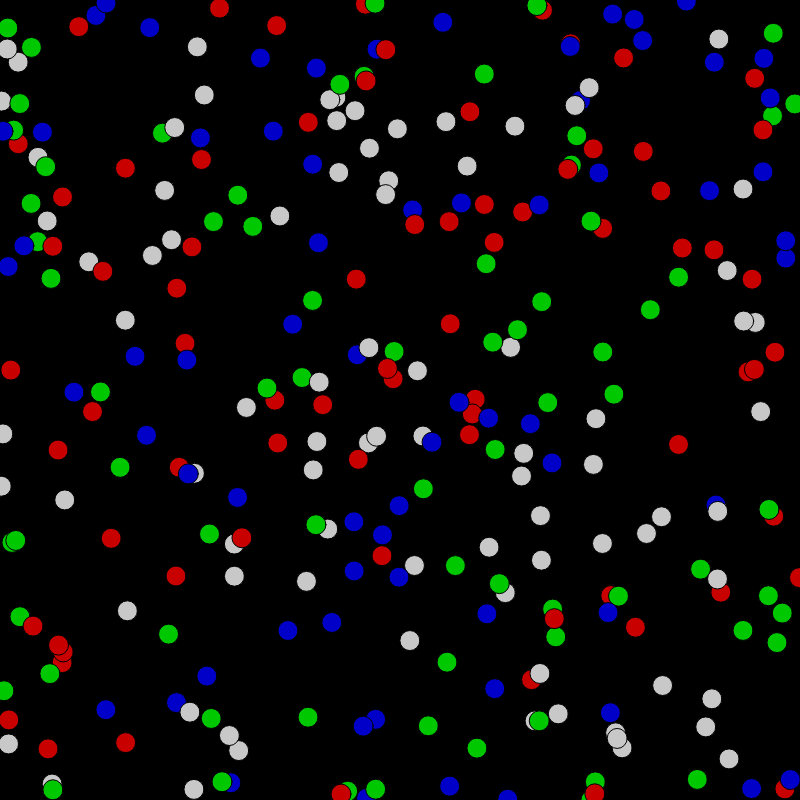
Frame 1 (no input)
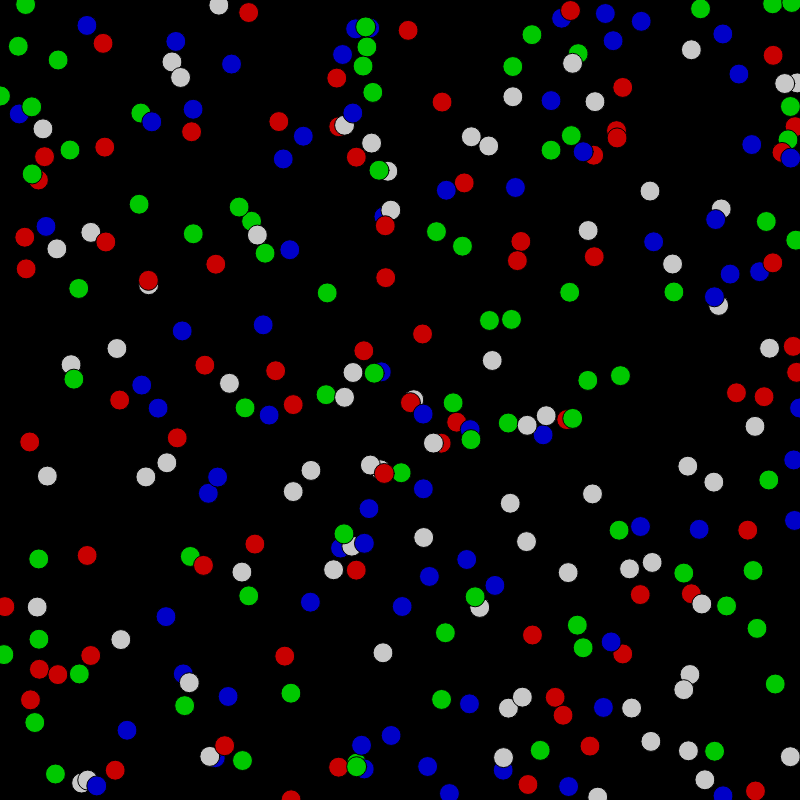
Frame 60 (no input)
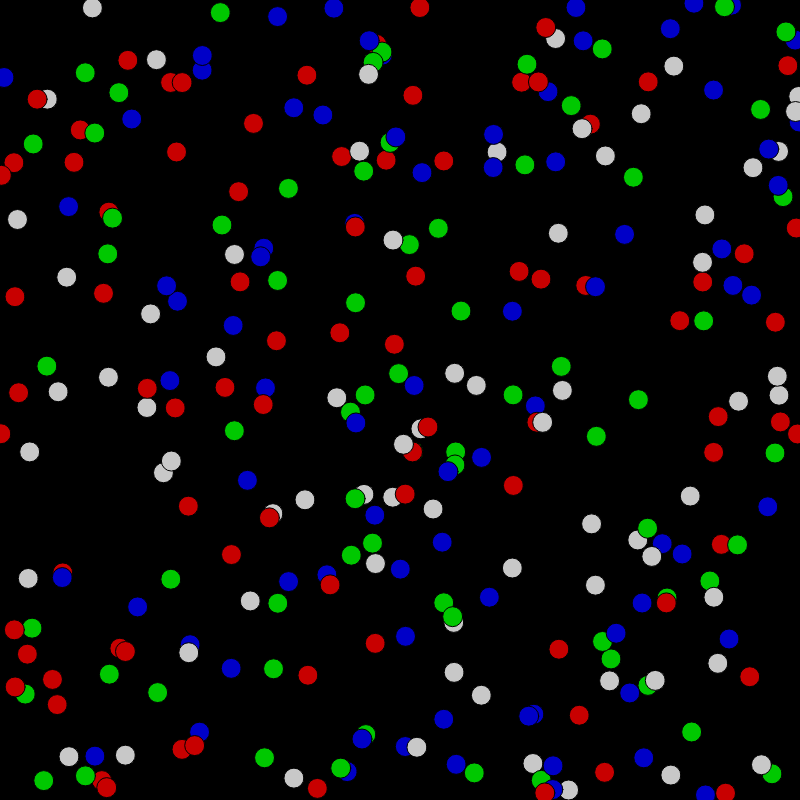
Frame 120 (the mouse pressed at the canvas centre since frame 60)

The p5.js sketch that drew these frames (run headless with seeded random() and noise() and a simulated clock; from frame 60 on, the mouse is pressed at the canvas centre):

// p5.js sketch
// ── sketch.js
//can be altered before
const dimension = 800;


var types = ["R", "G", "B", "W"]; //types
var rArry = [200, 0, 0, 200];
var gArry = [0, 200, 0, 200];
var bArry = [0, 0, 200, 200];

var numAnts = 300; //amount of ants on the screen
var sizeA = 20; //size of ants
var delta_t = .5; //movement speed
var tolerance = 2; //tolerance for variance
var distA = 36; //distance for interactions
var inter = 4; //seconds

//can not be altered
var ants = [];
var current = [];
function setup() {//initialize
  checkVar();
	createCanvas(dimension, dimension);
	for (i = 0; i < numAnts; i++) {
		ants[i] = new ant();
	}
}

function draw() {
	background(0);
  types.forEach((type,index) => current[index]=0);
  checkVar();
  ants.forEach((ant) =>{
    ant.check();
    ant.update();
    ant.show();
    types.forEach((type,index) =>{
      if (types[index] == ant.type) {
        current[index]++;
      }
    })
  });
}

function printAnts() {
  types.forEach((type,index) => console.log(type + ": " + current[index] + "\t%: " + current[index] / numAnts));
}

function addColor(color,r,g,b){
  if(isNaN(r)||isNaN(g)||isNaN(b)){
    return;
  }
  append(types,str(color));
  append(rArry,r);
  append(gArry,g);
  append(bArry,b);
}

function changeNumAnts(newNum){
  if(newNum<0){
    return;
  }
  if(newNum>ants.length){
    while (newNum > ants.length) {
      append(ants, new ant());
    }
  }
  else{
    ants.splice(newNum,ants.length);
  }
}

function checkVar() {
	if (sizeA <= 0) {
		sizeA = 20;
	}
	if (distA <= 0) {
		distA = 6;
	}
	if (inter <= 0) {
		inter = 4;
	}
	if (tolerance < 0) {
		tolerance = 1;
	}
}

// ── ant.js
function ant() {
	this.x = random(0, dimension);
	this.y = random(0, dimension);
	this.dir = random(0, 2 * PI);
	this.type = types[round(random(-.49, types.length - .51))];
	this.time = random(0, inter * 1000) + millis();
	this.colors = [];
	this.interactions = [];
	types.forEach((type, index) => this.colors[index] = 0);

	this.show = function() {
		types.forEach((type, index) => {
			if (this.type == type) {
				fill(rArry[index], gArry[index], bArry[index]);
			}
		});
		ellipseMode(CENTER);
		ellipse(this.x, this.y, sizeA, sizeA);
	}
	this.update = function() {
		if (millis() > this.time) {
			var tempType;
			var tempVal;
			var arry = [];

			types.forEach((type, index) => arry[index] = type); //copy array

			this.dir = random(0, 2 * PI);
			this.time = millis() + random(0, inter * 1000);
			for (i = 0; i < types.length - 1; i++) { //sort high to low
				for (var j = 0; j < types.length - i - 1; j++) {
					if (this.colors[j] < this.colors[j + 1]) {
						tempVal = this.colors[j];
						tempType = arry[j];

						this.colors[j] = this.colors[j + 1];
						arry[j] = arry[j + 1];

						this.colors[j + 1] = tempVal;
						arry[j + 1] = tempType;
					}
				}
			}
			if (this.colors[0] > this.colors[types.length - 1] + tolerance) { //if need to change
				var maxVals = 1;
				var minVals = types.length - 2;
				while (this.colors[0] - this.colors[maxVals] <= tolerance) {
					maxVals++;
				}
				while (this.colors[minVals] - this.colors[types.length - 1] <= tolerance) {
					minVals--;
				}
				for (var i = 0; i < maxVals; i++) {
					if (arry[i] == this.type) {
						this.type = arry[round(random(minVals, types.length - .51))];
					}
				}
			}
			this.interactions.splice(0, this.interactions.length); //empty the array
			types.forEach((type, index) => this.colors[index] = 0);
		}
		this.x += cos(this.dir) * delta_t; //update position
		this.y += sin(this.dir) * delta_t;
		if (this.x > dimension) { //constrain movement
			this.x -= dimension;
		} else if (this.x < 0) {
			this.x += dimension;
		}
		if (this.y > dimension) {
			this.y -= dimension;
		} else if (this.y < 0) {
			this.y += dimension;
		}
	}
	this.check = function() {
		ants.forEach((ant, indexAnt) => {
				if (distA > dist(ant.x, ant.y, this.x, this.y) - sizeA) { //that are within interaction distance
					if (!this.interact(indexAnt)) { //if not already interaction
						types.forEach((type, indexType) => {
							if (ant.type == type) { //if this is the type
								this.colors[indexType]++; //increment
							}
						});
					}
				}
      });
  }
  this.interact = function(i) {
	  var valid = true;
	  this.interactions.forEach((interaction) => {
      if (interaction == i) {
		      valid = false;
		  }
	  })
	  if (valid) {
		    append(this.interactions, i);
	  }
	  return (valid);
  }
}
